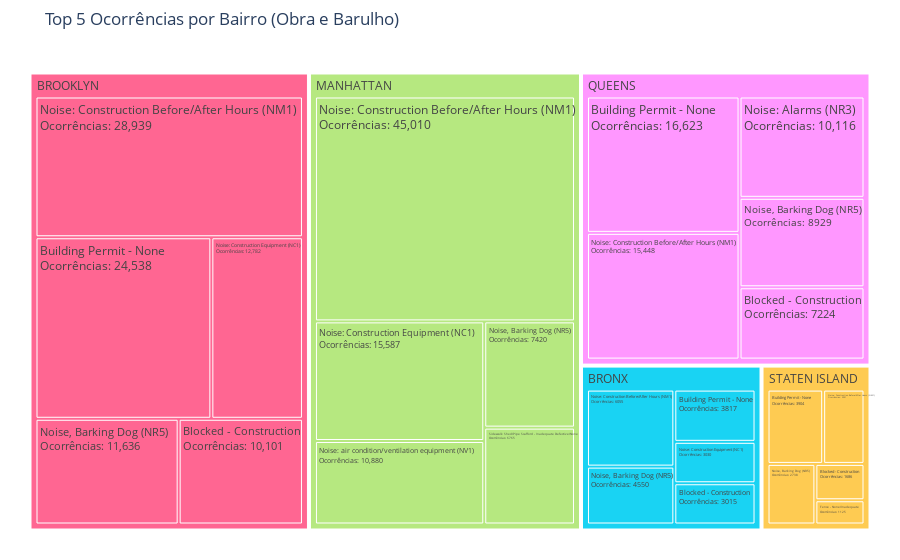

Notebook source saved alongside this figure:
### Markdown cell above
#### Ocorrências de Obra/Barulho

### Code cell
occurrences_by_borough = ocu_borough_build_noise.groupby(['borough', 'descriptor']).size().reset_index(name='count')

# Selecionar os 5 casos mais frequentes por bairro
top_occurrences = occurrences_by_borough.groupby('borough').apply(lambda x: x.nlargest(5, 'count')).reset_index(drop=True)

# Criar Tree Map
fig = px.treemap(
    top_occurrences, 
    path=['borough', 'descriptor'],  # Agrupamento por Bairro e Tipo de Ocorrência
    values='count', 
    color='borough',  # Diferenciar bairros por cor
    title="Top 5 Ocorrências por Bairro (Obra e Barulho)",
    color_discrete_map={'Brooklyn': 'blue', 'Manhattan': 'red', 'Queens': 'green', 'Bronx': 'purple', 'Staten Island': 'orange'}
)

# Adicionar valores dentro dos blocos
fig.update_traces(texttemplate='%{label}<br>Ocorrências: %{value}', textfont_size=12)

# Ajustar layout para melhor visualização
fig.update_layout(margin=dict(t=50, l=25, r=25, b=25))

# Exibir gráfico interativo
fig.show()

### Figure 1 — Plotly figure (JSON) as saved in the notebook; plotly's stock layout.template omitted (floating-point values rounded to 4 significant figures)
{"data": [{"branchvalues": "total", "customdata": [["BRONX"], ["BRONX"], ["BRONX"], ["BRONX"], ["BRONX"], ["BRONX"], ["BROOKLYN"], ["BROOKLYN"], ["BROOKLYN"], ["BROOKLYN"], ["BROOKLYN"], ["BROOKLYN"], ["MANHATTAN"], ["MANHATTAN"], ["MANHATTAN"], ["MANHATTAN"], ["MANHATTAN"], ["MANHATTAN"], ["QUEENS"], ["QUEENS"], ["QUEENS"], ["QUEENS"], ["QUEENS"], ["QUEENS"], ["STATEN ISLAND"], ["STATEN ISLAND"], ["STATEN ISLAND"], ["STATEN ISLAND"], ["STATEN ISLAND"], ["STATEN ISLAND"]], "domain": {"x": [0, 1], "y": [0, 1]}, "hovertemplate": "labels=%{label}<br>count=%{value}<br>parent=%{parent}<br>id=%{id}<br>borough=%{customdata[0]}<extra></extra>", "ids": ["BRONX/Noise: Construction Before/After Hours (NM1)", "BRONX/Noise, Barking Dog (NR5)", "BRONX/Building Permit - None", "BRONX/Noise: Construction Equipment (NC1)", "BRONX/Blocked - Construction", "BRONX", "BROOKLYN/Noise: Construction Before/After Hours (NM1)", "BROOKLYN/Building Permit - None", "BROOKLYN/Noise: Construction Equipment (NC1)", "BROOKLYN/Noise, Barking Dog (NR5)", "BROOKLYN/Blocked - Construction", "BROOKLYN", "MANHATTAN", "MANHATTAN/Sidewalk Shed/Pipe Scafford - Inadequate Defective/None", "MANHATTAN/Noise: air condition/ventilation equipment (NV1)", "MANHATTAN/Noise: Construction Equipment (NC1)", "MANHATTAN/Noise: Construction Before/After Hours (NM1)", "MANHATTAN/Noise, Barking Dog (NR5)", "QUEENS", "QUEENS/Building Permit - None", "QUEENS/Noise: Construction Before/After Hours (NM1)", "QUEENS/Noise: Alarms (NR3)", "QUEENS/Noise, Barking Dog (NR5)", "QUEENS/Blocked - Construction", "STATEN ISLAND/Building Permit - None", "STATEN ISLAND/Noise: Construction Before/After Hours (NM1)", "STATEN ISLAND/Noise, Barking Dog (NR5)", "STATEN ISLAND/Blocked - Construction", "STATEN ISLAND/Fence - None/Inadequate", "STATEN ISLAND"], "labels": ["Noise: Construction Before/After Hours (NM1)", "Noise, Barking Dog (NR5)", "Building Permit - None", "Noise: Construction Equipment (NC1)", "Blocked - Construction", "BRONX", "Noise: Construction Before/After Hours (NM1)", "Building Permit - None", "Noise: Construction Equipment (NC1)", "Noise, Barking Dog (NR5)", "Blocked - Construction", "BROOKLYN", "MANHATTAN", "Sidewalk Shed/Pipe Scafford - Inadequate Defective/None", "Noise: air condition/ventilation equipment (NV1)", "Noise: Construction Equipment (NC1)", "Noise: Construction Before/After Hours (NM1)", "Noise, Barking Dog (NR5)", "QUEENS", "Building Permit - None", "Noise: Construction Before/After Hours (NM1)", "Noise: Alarms (NR3)", "Noise, Barking Dog (NR5)", "Blocked - Construction", "Building Permit - None", "Noise: Construction Before/After Hours (NM1)", "Noise, Barking Dog (NR5)", "Blocked - Construction", "Fence - None/Inadequate", "STATEN ISLAND"], "marker": {"colors": ["#19d3f3", "#19d3f3", "#19d3f3", "#19d3f3", "#19d3f3", "#19d3f3", "#FF6692", "#FF6692", "#FF6692", "#FF6692", "#FF6692", "#FF6692", "#B6E880", "#B6E880", "#B6E880", "#B6E880", "#B6E880", "#B6E880", "#FF97FF", "#FF97FF", "#FF97FF", "#FF97FF", "#FF97FF", "#FF97FF", "#FECB52", "#FECB52", "#FECB52", "#FECB52", "#FECB52", "#FECB52"]}, "name": "", "parents": ["BRONX", "BRONX", "BRONX", "BRONX", "BRONX", "", "BROOKLYN", "BROOKLYN", "BROOKLYN", "BROOKLYN", "BROOKLYN", "", "", "MANHATTAN", "MANHATTAN", "MANHATTAN", "MANHATTAN", "MANHATTAN", "", "QUEENS", "QUEENS", "QUEENS", "QUEENS", "QUEENS", "STATEN ISLAND", "STATEN ISLAND", "STATEN ISLAND", "STATEN ISLAND", "STATEN ISLAND", ""], "textfont": {"size": 12}, "texttemplate": "%{label}<br>Ocorrências: %{value}", "type": "treemap", "values": [6055.0, 4550.0, 3817.0, 3030.0, 3015.0, 20470.0, 28940.0, 24540.0, 12780.0, 11640.0, 10100.0, 88000.0, 85660.0, 6765.0, 10880.0, 15590.0, 45010.0, 7420.0, 58340.0, 16620.0, 15450.0, 10120.0, 8929.0, 7224.0, 3904.0, 2901.0, 2738.0, 1686.0, 1125.0, 12350.0]}], "layout": {"legend": {"tracegroupgap": 0}, "margin": {"b": 25, "l": 25, "r": 25, "t": 50}, "title": {"text": "Top 5 Ocorrências por Bairro (Obra e Barulho)"}}}
